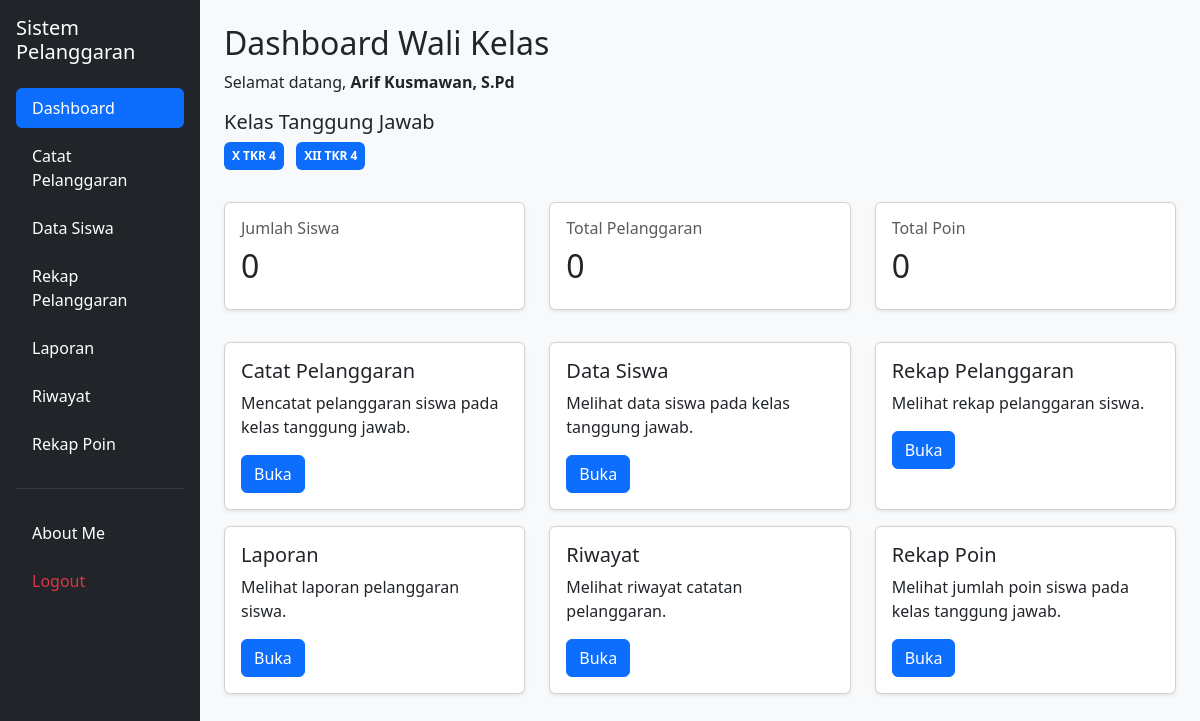
The page /dashboard.php (signed in) on the database its author committed.
### tables this page shows
CREATE TABLE `t_guru` (
  `id` int(11) NOT NULL,
  `nip` varchar(30) NOT NULL,
  `nama` varchar(150) NOT NULL,
  `email` varchar(150) NOT NULL,
  `status_aktif` tinyint(1) NOT NULL,
  `user_id` int(11) NOT NULL,
  `created_at` timestamp NULL DEFAULT current_timestamp(),
  `update_at` timestamp NULL DEFAULT current_timestamp()
);

CREATE TABLE `t_wali_kelas` (
  `id` int(11) NOT NULL,
  `tahun_ajaran_id` int(11) NOT NULL,
  `kelas_id` int(11) NOT NULL,
  `guru_id` int(11) NOT NULL,
  `tanggal_mulai` date NOT NULL,
  `tanggal_selesai` date NOT NULL,
  `status_aktif` tinyint(1) NOT NULL,
  `created_at` timestamp NOT NULL DEFAULT current_timestamp(),
  `update_at` timestamp NOT NULL DEFAULT current_timestamp()
);

CREATE TABLE `t_kelas` (
  `id` int(11) NOT NULL,
  `nama` varchar(100) NOT NULL,
  `tingkat` varchar(20) NOT NULL,
  `jurusan` varchar(100) NOT NULL,
  `status_aktif` tinyint(1) NOT NULL,
  `created_at` timestamp NOT NULL DEFAULT current_timestamp(),
  `update_at` timestamp NOT NULL DEFAULT current_timestamp()
);

### dashboard.php (the view, shortened to what the rows shown need)
<?php
include "config/koneksi.php";
$role = strtolower(trim($_SESSION['role'] ?? ''));
$role = str_replace([' ', '-'], '_', $role);
$tampilan_wali_kelas = false;
$user_id = (int)(
    $_SESSION['user_id']
    ?? $_SESSION['id_user']
    ?? $_SESSION['id']
    ?? 0
);
$guru_id = (int)($_SESSION['guru_id'] ?? 0);
$nama_wali = $_SESSION['name'] ?? $_SESSION['nama'] ?? 'Pengguna';
$daftar_kelas = [];
$total_siswa = 0;
$total_pelanggaran = 0;
$total_poin = 0;
$error_wali = '';
if (in_array($role, ['guru', 'wali_kelas'], true)) {
    if ($user_id > 0) {
        $stmtGuru = $koneksi->prepare("
            SELECT id, nama
            FROM t_guru
            WHERE user_id = ?
            LIMIT 1
        ");
        $stmtGuru->bind_param("i", $user_id);
        $stmtGuru->execute();
        $dataGuru = $stmtGuru->get_result()->fetch_assoc();
        if ($dataGuru) {
            $guru_id = (int)$dataGuru['id'];
            $nama_wali = $dataGuru['nama'];
        }
    }
    if ($guru_id > 0) {
        $stmtCekWali = $koneksi->prepare("
            SELECT COUNT(*) AS total
            FROM t_wali_kelas wk
            INNER JOIN t_tahun_ajaran ta
                ON ta.id = wk.tahun_ajaran_id
            INNER JOIN t_kelas k
                ON k.id = wk.kelas_id
            WHERE wk.guru_id = ?
              AND wk.status_aktif = 1
              AND ta.status_aktif = 1
              AND k.status_aktif = 1
              AND CURDATE() BETWEEN wk.tanggal_mulai
                                AND wk.tanggal_selesai
        ");
        $stmtCekWali->bind_param("i", $guru_id);
        $stmtCekWali->execute();
        $dataCekWali = $stmtCekWali->get_result()->fetch_assoc();
        if ((int)($dataCekWali['total'] ?? 0) > 0) {
            $tampilan_wali_kelas = true;
        }
    }
}
if ($tampilan_wali_kelas && $guru_id > 0) {
    $stmtKelas = $koneksi->prepare("
        SELECT
            wk.id,
            wk.kelas_id,
            wk.tahun_ajaran_id,
            k.nama AS nama_kelas,
            ta.nama AS nama_tahun_ajaran
        FROM t_wali_kelas wk
        INNER JOIN t_kelas k
            ON k.id = wk.kelas_id
        INNER JOIN t_tahun_ajaran ta
            ON ta.id = wk.tahun_ajaran_id
        WHERE wk.guru_id = ?
          AND wk.status_aktif = 1
          AND ta.status_aktif = 1
          AND k.status_aktif = 1
          AND CURDATE() BETWEEN wk.tanggal_mulai
                            AND wk.tanggal_selesai
        ORDER BY k.nama ASC
    ");
    $stmtKelas->bind_param("i", $guru_id);
    $stmtKelas->execute();
    $resultKelas = $stmtKelas->get_result();
    while ($kelas = $resultKelas->fetch_assoc()) {
        $daftar_kelas[] = $kelas;
    }
    if (empty($daftar_kelas)) {
        $error_wali = "Belum ada penugasan Wali Kelas yang aktif.";
    } else {
        $stmtSiswa = $koneksi->prepare("
            SELECT COUNT(DISTINCT ks.siswa_id) AS total
            FROM t_kelas_siswa ks
            INNER JOIN t_wali_kelas wk
                ON wk.kelas_id = ks.kelas_id
               AND wk.tahun_ajaran_id = ks.tahun_ajaran_id
            INNER JOIN t_tahun_ajaran ta
                ON ta.id = wk.tahun_ajaran_id
            INNER JOIN t_siswa s
                ON s.id = ks.siswa_id
            WHERE wk.guru_id = ?
              AND wk.status_aktif = 1
              AND ta.status_aktif = 1
              AND CURDATE() BETWEEN wk.tanggal_mulai
                                AND wk.tanggal_selesai
              AND ks.status_aktif = 1
              AND s.status_aktif = 1
        ");
        $stmtSiswa->bind_param("i", $guru_id);
        $stmtSiswa->execute();
        $dataSiswa = $stmtSiswa->get_result()->fetch_assoc();
        $total_siswa = (int)($dataSiswa['total'] ?? 0);
        $stmtPelanggaran = $koneksi->prepare("
            SELECT
                COUNT(ps.id) AS total_pelanggaran,
                COALESCE(SUM(ps.poin), 0) AS total_poin
            FROM t_pelanggaran_siswa ps
            WHERE EXISTS (
                SELECT 1
                FROM t_wali_kelas wk
                INNER JOIN t_tahun_ajaran ta
                    ON ta.id = wk.tahun_ajaran_id
                WHERE wk.guru_id = ?
                  AND wk.kelas_id = ps.kelas_id
                  AND wk.tahun_ajaran_id = ps.tahun_ajaran_id
                  AND wk.status_aktif = 1
                  AND ta.status_aktif = 1
                  AND CURDATE() BETWEEN wk.tanggal_mulai
                                    AND wk.tanggal_selesai
            )
        ");
        $stmtPelanggaran->bind_param("i", $guru_id);
        $stmtPelanggaran->execute();
        $dataPelanggaran = $stmtPelanggaran->get_result()->fetch_assoc();
        $total_pelanggaran = (int)($dataPelanggaran['total_pelanggaran'] ?? 0);
        $total_poin = (int)($dataPelanggaran['total_poin'] ?? 0);
    }
}
?>
<!DOCTYPE html>
<html lang="id">
<head>
    <link
        href="https://cdn.jsdelivr.net/npm/bootstrap@5.3.8/dist/css/bootstrap.min.css"
        rel="stylesheet"
    >
</head>
<body class="bg-body-tertiary">
<div class="container-fluid">
    <div class="row">
        <main class="col-md-9 col-lg-10 offset-md-3 offset-lg-2 p-4">
            <?php if ($role === 'admin') { ?>
                <h2>Dashboard Admin</h2>
                <p>
                    Selamat datang,
                    <b><?= htmlspecialchars($_SESSION['name'] ?? 'Admin'); ?></b>
                </p>
                <div class="row">
                    <?php
                    $menuAdmin = [
                        ['Data Siswa', 'Kelola data siswa.', 'siswa.php'],
                        ['Data Guru', 'Kelola data guru.', 'guru.php'],
                        ['Data Kelas', 'Kelola data kelas.', 'kelas.php'],
                        ['Data Tahun Ajaran', 'Kelola data tahun ajaran.', 'tahun_ajaran.php'],
                        ['Data Penempatan Siswa', 'Kelola penempatan siswa.', 'penempatan_siswa.php'],
                        ['Data Wali Kelas', 'Kelola data wali kelas.', 'wali_kelas.php'],
                        ['Data Kategori Pelanggaran', 'Kelola kategori pelanggaran.', 'kategori_pelanggaran.php'],
                        ['Data Jenis Pelanggaran', 'Kelola jenis pelanggaran.', 'jenis_pelanggaran.php'],
                        ['Laporan', 'Melihat laporan pelanggaran siswa.', 'laporan.php']
                    ];
                    foreach ($menuAdmin as $menu) {
                    ?>
                        <div class="col-md-4 mb-3">
                            <div class="card shadow-sm h-100">
                                <div class="card-body">
                                    <h5 class="card-title">
                                        <?= htmlspecialchars($menu[0]); ?>
                                    </h5>
                                    <p class="card-text">
                                        <?= htmlspecialchars($menu[1]); ?>
                                    </p>
                                    <a href="<?= htmlspecialchars($menu[2]); ?>" class="btn btn-primary">
                                        Lihat Data
                                    </a>
                                </div>
                            </div>
                        </div>
                    <?php } ?>
                </div>
            <?php } elseif ($tampilan_wali_kelas) { ?>
                <h2>Dashboard Wali Kelas</h2>
                <p>
                    Selamat datang,
                    <b><?= htmlspecialchars($nama_wali); ?></b>
                </p>
                <?php if ($error_wali !== '') { ?>
                    <div class="alert alert-warning">
                        <?= htmlspecialchars($error_wali); ?>
                    </div>
                <?php } else { ?>
                    <div class="mb-4">
                        <h5>Kelas Tanggung Jawab</h5>
                        <?php foreach ($daftar_kelas as $kelas) { ?>
                            <span class="badge bg-primary me-2 mb-2 p-2">
                                <?= htmlspecialchars($kelas['nama_kelas']); ?>
                            </span>
                        <?php } ?>
                    </div>
                    <div class="row">
                        <div class="col-md-4 mb-3">
                            <div class="card shadow-sm h-100">
                                <div class="card-body">
                                    <h6 class="text-muted">Jumlah Siswa</h6>
                                    <h2><?= number_format($total_siswa); ?></h2>
                                </div>
                            </div>
                        </div>
                        <div class="col-md-4 mb-3">
                            <div class="card shadow-sm h-100">
                                <div class="card-body">
                                    <h6 class="text-muted">Total Pelanggaran</h6>
                                    <h2><?= number_format($total_pelanggaran); ?></h2>
                                </div>
                            </div>
                        </div>
                        <div class="col-md-4 mb-3">
                            <div class="card shadow-sm h-100">
                                <div class="card-body">
                                    <h6 class="text-muted">Total Poin</h6>
                                    <h2><?= number_format($total_poin); ?></h2>
                                </div>
                            </div>
                        </div>
                    </div>
                    <div class="row mt-3">
                        <div class="col-md-4 mb-3">
                            <div class="card shadow-sm h-100">
                                <div class="card-body">
                                    <h5>Catat Pelanggaran</h5>
                                    <p>Mencatat pelanggaran siswa pada kelas tanggung jawab.</p>
                                    <a href="catat_pelanggaran.php" class="btn btn-primary">
                                        Buka
                                    </a>
                                </div>
                            </div>
                        </div>
                        <div class="col-md-4 mb-3">
                            <div class="card shadow-sm h-100">
                                <div class="card-body">
                                    <h5>Data Siswa</h5>
                                    <p>Melihat data siswa pada kelas tanggung jawab.</p>
                                    <a href="walikelas/data_siswa.php" class="btn btn-primary">
                                        Buka
                                    </a>
                                </div>
                            </div>
                        </div>
                        <div class="col-md-4 mb-3">
                            <div class="card shadow-sm h-100">
                                <div class="card-body">
                                    <h5>Rekap Pelanggaran</h5>
                                    <p>Melihat rekap pelanggaran siswa.</p>
                                    <a href="walikelas/rekap_pelanggaran.php" class="btn btn-primary">
                                        Buka
                                    </a>
                                </div>
                            </div>
                        </div>
                        <div class="col-md-4 mb-3">
                            <div class="card shadow-sm h-100">
                                <div class="card-body">
                                    <h5>Laporan</h5>
                                    <p>Melihat laporan pelanggaran siswa.</p>
                                    <a href="walikelas/laporan.php" class="btn btn-primary">
                                        Buka
                                    </a>
                                </div>
                            </div>
                        </div>
                        <div class="col-md-4 mb-3">
                            <div class="card shadow-sm h-100">
                                <div class="card-body">
                                    <h5>Riwayat</h5>
                                    <p>Melihat riwayat catatan pelanggaran.</p>
                                    <a href="riwayat.php" class="btn btn-primary">
                                        Buka
                                    </a>
                                </div>
                            </div>
                        </div>
                        <div class="col-md-4 mb-3">
                            <div class="card shadow-sm h-100">
                                <div class="card-body">
                                    <h5>Rekap Poin</h5>
                                    <p>Melihat jumlah poin siswa pada kelas tanggung jawab.</p>
                                    <a href="walikelas/rekap_poin.php" class="btn btn-primary">
                                        Buka
                                    </a>
                                </div>
                            </div>
                        </div>
                    </div>
                <?php } ?>
            <?php } ?>
        </main>
    </div>
</div>
</body>
</html>

### rows shown on the page
t_guru: nama "Arif Kusmawan, S.Pd"
t_wali_kelas: kelas.nama "X TKR 4"
t_wali_kelas: kelas.nama "XII TKR 4"

### other values the page prints
$total_siswa "0"
$total_pelanggaran "0"
$total_poin "0"
